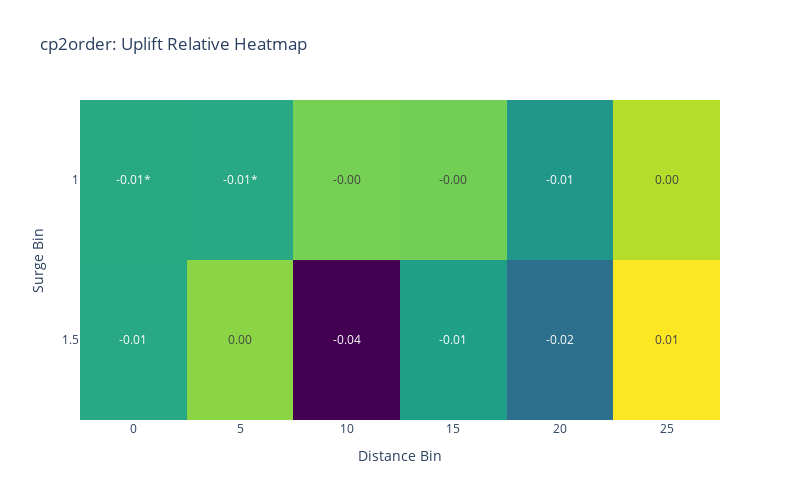
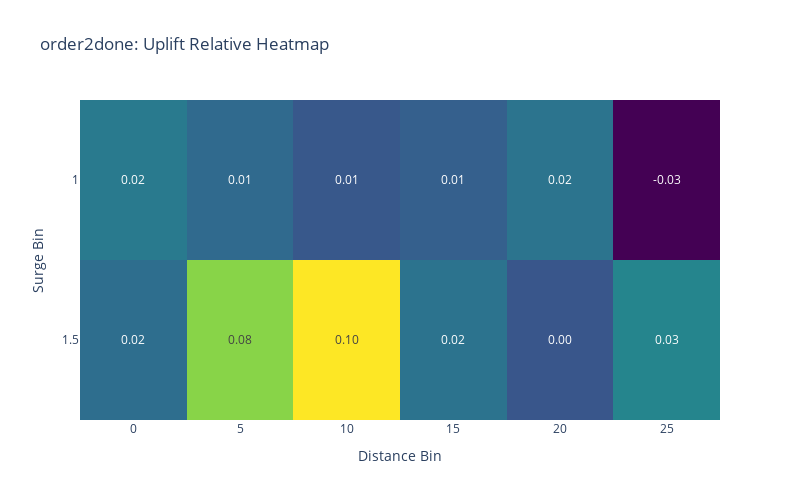
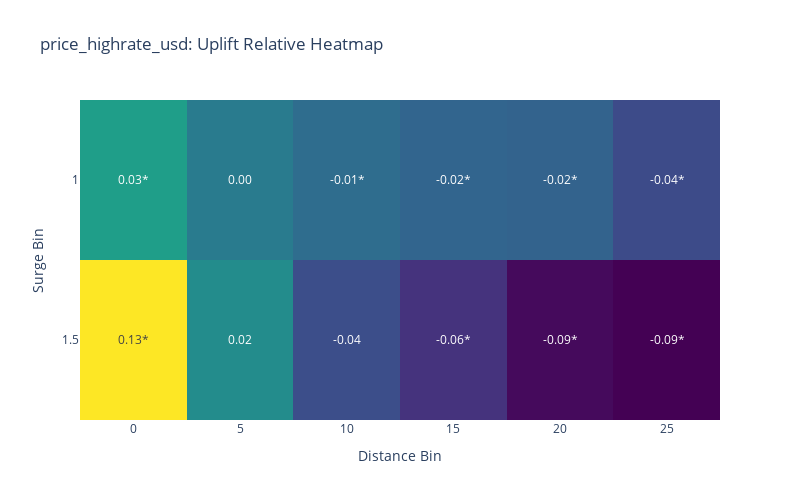
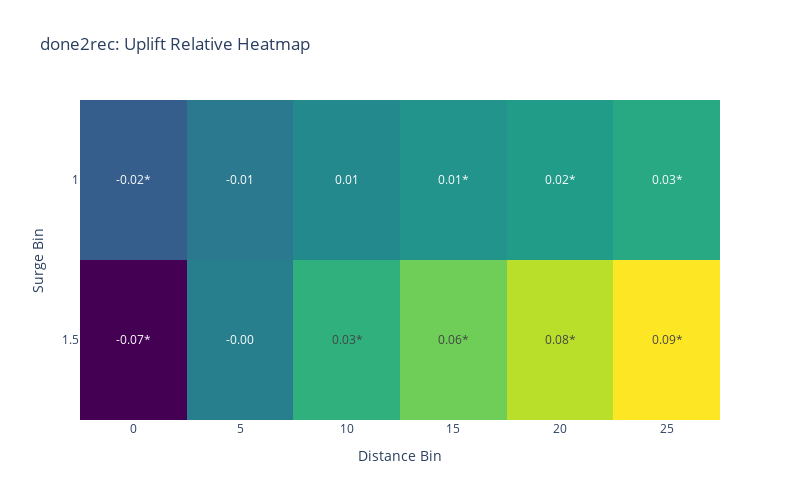

Notebook source saved alongside these figures, in order:
### Code cell
filtered_df = df_results[df_results['metric'].isin(
    ['cp2order', 'order2done', 'price_highrate_usd', 'done2rec', 'dynamic_surge', 
     'balance', 'surge_gr_1_orders_share', 'surge_gr_1_cp2order', 'surge_gr_1_cp2done']
)]
df = filtered_df
metrics = df['metric'].unique()

for metric in metrics:
    # Filter data for the current metric
    metric_data = df[df['metric'] == metric]

    # Pivot data for uplift_rel
    heatmap_data = metric_data.pivot(index='surge_bin', columns='dist_bin', values='uplift_rel')
    significance_data = metric_data.pivot(index='surge_bin', columns='dist_bin', values='is_significant')
    text_data = heatmap_data.copy()
    for row in heatmap_data.index:
        for col in heatmap_data.columns:
            value = heatmap_data.loc[row, col]
            is_significant = significance_data.loc[row, col]
            text_data.loc[row, col] = f"{value:.2f}*" if is_significant else f"{value:.2f}"

    # Create heatmap for uplift_rel
    fig_rel = px.imshow(
        heatmap_data,
        text_auto=True,
        color_continuous_scale='Viridis',
        aspect='auto',
        title=f"{metric}: Uplift Relative Heatmap",
        labels={"x": "Distance Bin", "y": "Surge Bin", "color": "Uplift Relative"}
    )
    
    fig_rel.update_traces(text=text_data.values, texttemplate="%{text}")
    fig_rel.update_layout(width=800, height=500, 
                          yaxis={"tick0": heatmap_data.index,
                                                    "dtick": step_surge_bin})
    fig_rel.update_coloraxes(showscale=False)

    # Show the heatmap for uplift_rel
    fig_rel.show()

### Figure 1 — Plotly figure (JSON) as saved in the notebook; plotly's stock layout.template omitted (floating-point values rounded to 4 significant figures)
{"data": [{"coloraxis": "coloraxis", "name": "0", "texttemplate": "%{text}", "x": [0, 5, 10, 15, 20, 25], "y": [1.0, 1.5], "z": [[-0.009267, -0.009391, -0.001128, -0.001479, -0.01268, 0.003184], [-0.009462, 0.0003123, -0.03555, -0.01109, -0.01946, 0.007998]], "type": "heatmap", "xaxis": "x", "yaxis": "y", "hovertemplate": "Distance Bin: %{x}<br>Surge Bin: %{y}<br>Uplift Relative: %{z}<extra></extra>", "text": [["-0.01*", "-0.01*", "-0.00", "-0.00", "-0.01", "0.00"], ["-0.01", "0.00", "-0.04", "-0.01", "-0.02", "0.01"]]}], "layout": {"xaxis": {"anchor": "y", "domain": [0.0, 1.0], "title": {"text": "Distance Bin"}}, "yaxis": {"anchor": "x", "domain": [0.0, 1.0], "autorange": "reversed", "title": {"text": "Surge Bin"}, "tick0": [1.0, 1.5], "dtick": 0.5}, "coloraxis": {"colorbar": {"title": {"text": "Uplift Relative"}}, "colorscale": [[0.0, "#440154"], [0.1111, "#482878"], [0.2222, "#3e4989"], [0.3333, "#31688e"], [0.4444, "#26828e"], [0.5556, "#1f9e89"], [0.6667, "#35b779"], [0.7778, "#6ece58"], [0.8889, "#b5de2b"], [1.0, "#fde725"]], "showscale": false}, "title": {"text": "cp2order: Uplift Relative Heatmap"}, "width": 800, "height": 500}}

### Figure 2 — Plotly figure (JSON) as saved in the notebook; plotly's stock layout.template omitted (floating-point values rounded to 4 significant figures)
{"data": [{"coloraxis": "coloraxis", "name": "0", "texttemplate": "%{text}", "x": [0, 5, 10, 15, 20, 25], "y": [1.0, 1.5], "z": [[0.02323, 0.01416, 0.005772, 0.00933, 0.01975, -0.02967], [0.01655, 0.07558, 0.09901, 0.0192, 0.004847, 0.02919]], "type": "heatmap", "xaxis": "x", "yaxis": "y", "hovertemplate": "Distance Bin: %{x}<br>Surge Bin: %{y}<br>Uplift Relative: %{z}<extra></extra>", "text": [["0.02", "0.01", "0.01", "0.01", "0.02", "-0.03"], ["0.02", "0.08", "0.10", "0.02", "0.00", "0.03"]]}], "layout": {"xaxis": {"anchor": "y", "domain": [0.0, 1.0], "title": {"text": "Distance Bin"}}, "yaxis": {"anchor": "x", "domain": [0.0, 1.0], "autorange": "reversed", "title": {"text": "Surge Bin"}, "tick0": [1.0, 1.5], "dtick": 0.5}, "coloraxis": {"colorbar": {"title": {"text": "Uplift Relative"}}, "colorscale": [[0.0, "#440154"], [0.1111, "#482878"], [0.2222, "#3e4989"], [0.3333, "#31688e"], [0.4444, "#26828e"], [0.5556, "#1f9e89"], [0.6667, "#35b779"], [0.7778, "#6ece58"], [0.8889, "#b5de2b"], [1.0, "#fde725"]], "showscale": false}, "title": {"text": "order2done: Uplift Relative Heatmap"}, "width": 800, "height": 500}}

### Figure 3 — Plotly figure (JSON) as saved in the notebook; plotly's stock layout.template omitted (floating-point values rounded to 4 significant figures)
{"data": [{"coloraxis": "coloraxis", "name": "0", "texttemplate": "%{text}", "x": [0, 5, 10, 15, 20, 25], "y": [1.0, 1.5], "z": [[0.03241, 0.001215, -0.01265, -0.01946, -0.02122, -0.04025], [0.1311, 0.01639, -0.03836, -0.05878, -0.08582, -0.09144]], "type": "heatmap", "xaxis": "x", "yaxis": "y", "hovertemplate": "Distance Bin: %{x}<br>Surge Bin: %{y}<br>Uplift Relative: %{z}<extra></extra>", "text": [["0.03*", "0.00", "-0.01*", "-0.02*", "-0.02*", "-0.04*"], ["0.13*", "0.02", "-0.04", "-0.06*", "-0.09*", "-0.09*"]]}], "layout": {"xaxis": {"anchor": "y", "domain": [0.0, 1.0], "title": {"text": "Distance Bin"}}, "yaxis": {"anchor": "x", "domain": [0.0, 1.0], "autorange": "reversed", "title": {"text": "Surge Bin"}, "tick0": [1.0, 1.5], "dtick": 0.5}, "coloraxis": {"colorbar": {"title": {"text": "Uplift Relative"}}, "colorscale": [[0.0, "#440154"], [0.1111, "#482878"], [0.2222, "#3e4989"], [0.3333, "#31688e"], [0.4444, "#26828e"], [0.5556, "#1f9e89"], [0.6667, "#35b779"], [0.7778, "#6ece58"], [0.8889, "#b5de2b"], [1.0, "#fde725"]], "showscale": false}, "title": {"text": "price_highrate_usd: Uplift Relative Heatmap"}, "width": 800, "height": 500}}

### Figure 4 — Plotly figure (JSON) as saved in the notebook; plotly's stock layout.template omitted (floating-point values rounded to 4 significant figures)
{"data": [{"coloraxis": "coloraxis", "name": "0", "texttemplate": "%{text}", "x": [0, 5, 10, 15, 20, 25], "y": [1.0, 1.5], "z": [[-0.02442, -0.005961, 0.005339, 0.0124, 0.01753, 0.02649], [-0.0741, -0.001591, 0.03269, 0.05653, 0.07641, 0.09383]], "type": "heatmap", "xaxis": "x", "yaxis": "y", "hovertemplate": "Distance Bin: %{x}<br>Surge Bin: %{y}<br>Uplift Relative: %{z}<extra></extra>", "text": [["-0.02*", "-0.01", "0.01", "0.01*", "0.02*", "0.03*"], ["-0.07*", "-0.00", "0.03*", "0.06*", "0.08*", "0.09*"]]}], "layout": {"xaxis": {"anchor": "y", "domain": [0.0, 1.0], "title": {"text": "Distance Bin"}}, "yaxis": {"anchor": "x", "domain": [0.0, 1.0], "autorange": "reversed", "title": {"text": "Surge Bin"}, "tick0": [1.0, 1.5], "dtick": 0.5}, "coloraxis": {"colorbar": {"title": {"text": "Uplift Relative"}}, "colorscale": [[0.0, "#440154"], [0.1111, "#482878"], [0.2222, "#3e4989"], [0.3333, "#31688e"], [0.4444, "#26828e"], [0.5556, "#1f9e89"], [0.6667, "#35b779"], [0.7778, "#6ece58"], [0.8889, "#b5de2b"], [1.0, "#fde725"]], "showscale": false}, "title": {"text": "done2rec: Uplift Relative Heatmap"}, "width": 800, "height": 500}}
